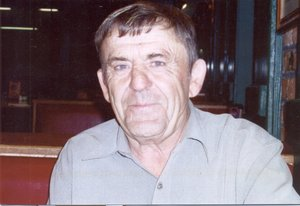
#> input picture FamilyTree_v1.1.0_DarkTheme_2026-02-22_18-33-22/FamilyTree_Changes_2026-02-22_2026-02-22_18-13-50/FamilyTree_Changes_2026-02-22_2026-02-22_18-13-50/FamilyTree_Backup_2026-02-22_18-04-35/photos/dbabf32427.jpg, 300 x 206 px
$ python -i photo_service.py   (imports and definitions only)
#> lines starting #> are read from the running program, lines starting #| are printed output that depends on the picture
# -*- coding: utf-8 -*-
"""Сервис работы с фото: сжатие, миниатюры, base64."""

import base64
import io
import os

try:
    from PIL import Image
    PIL_AVAILABLE = True
except ImportError:
    PIL_AVAILABLE = False


# Размеры для миниатюр
THUMBNAIL_SIZE = (200, 200)  # Для карточки персоны
PREVIEW_SIZE = (800, 800)    # Для просмотра в диалоге
MAX_FILE_SIZE_KB = 100       # Максимальный размер миниатюры в KB


def compress_image(image_path, max_size=PREVIEW_SIZE, quality=85):
    """
    Сжимает изображение до указанного размера.

    Args:
        image_path: Путь к исходному изображению
        max_size: Максимальный размер (ширина, высота)
        quality: Качество JPEG (1-100)

    Returns:
        bytes: Сжатые данные изображения или None при ошибке
    """
#> called with max_size = (200, 200), quality = 75
    if not PIL_AVAILABLE:
        print("[PHOTO_SERVICE] PIL не доступен, возвращаем исходный файл")
        try:
            with open(image_path, "rb") as f:
                return f.read()
        except Exception:
            return None

    try:
        with Image.open(image_path) as img:
            # Конвертируем в RGB (если есть альфа-канал)
#> img is the input picture: PIL image 300x206 RGB; mean R, G, B 129.7, 114.2, 120.7
            if img.mode in ('RGBA', 'LA', 'P'):
                img = img.convert('RGB')

            # Поворачиваем по EXIF (для фото с телефонов)
            img = _exif_transpose(img)

            # Уменьшаем размер
            img.thumbnail(max_size, Image.Resampling.LANCZOS)
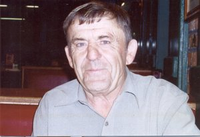
#> img: PIL image 200x137 RGB; mean R, G, B 129.7, 114.2, 120.7

            # Сохраняем в буфер
            buffer = io.BytesIO()
            img.save(buffer, format="JPEG", quality=quality, optimize=True, progressive=True)

            result = buffer.getvalue()
            print(f"[PHOTO_SERVICE] Сжато {image_path}: {len(result) // 1024} KB")
            return result

    except Exception as e:
        print(f"[PHOTO_SERVICE] Ошибка сжатия {image_path}: {e}")
        return None


def create_thumbnail(image_path, size=THUMBNAIL_SIZE, quality=75):
    """
    Создаёт миниатюру изображения для синхронизации.

    Args:
        image_path: Путь к исходному изображению
        size: Размер миниатюры
        quality: Качество JPEG

    Returns:
        bytes: Данные миниатюры или None при ошибке
    """
    if not os.path.exists(image_path):
        print(f"[PHOTO_SERVICE] Файл не найден: {image_path}")
        return None

    return compress_image(image_path, max_size=size, quality=quality)


# [61 lines left out: functions image_to_base64, base64_to_image, save_photo_for_sync, not called in this run]


def _exif_transpose(img):
    """
    Поворачивает изображение по EXIF данным.
    """
    try:
        exif_data = img._getexif()
        if exif_data:
            for orientation in [274]:  # EXIF Orientation tag
                if orientation in exif_data:
                    orientation_value = exif_data[orientation]
                    if orientation_value == 3:
                        img = img.rotate(180, expand=True)
                    elif orientation_value == 6:
                        img = img.rotate(270, expand=True)
                    elif orientation_value == 8:
                        img = img.rotate(90, expand=True)
    except Exception:
        pass
    return img


# [32 lines left out: function get_photo_data, not called in this run]

>>> result = create_thumbnail('../../FamilyTree_v1.1.0_DarkTheme_2026-02-22_18-33-22/FamilyTree_Changes_2026-02-22_2026-02-22_18-13-50/FamilyTree_Changes_2026-02-22_2026-02-22_18-13-50/FamilyTree_Backup_2026-02-22_18-04-35/photos/dbabf32427.jpg')
